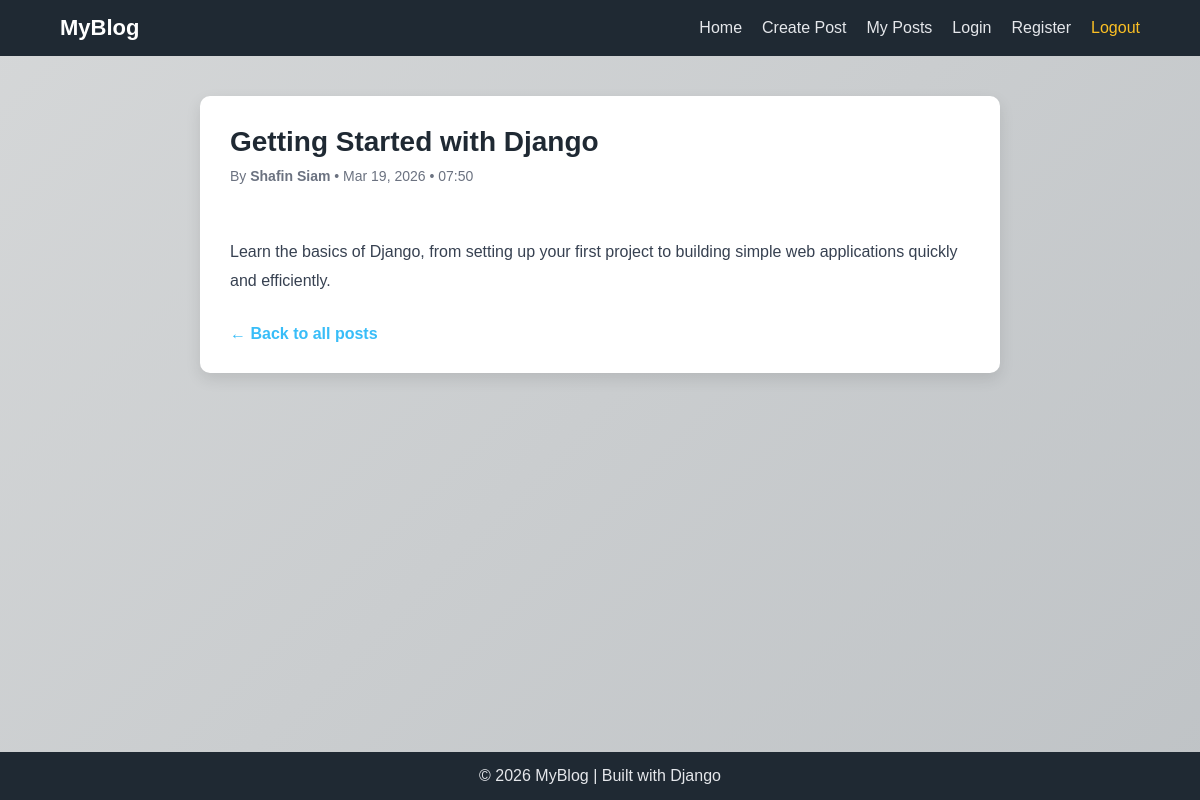
Page /post_detail/1 on the committed database.
### blogapp/models.py (models this page shows, shortened)
class Post(models.Model):
    title = models.CharField(max_length=100)
    description = models.TextField()
    created_by = models.ForeignKey(User, on_delete=models.CASCADE)
    created_at = models.DateTimeField(auto_now_add=True)

### blogapp/views.py (the view)
# urls.py: path('post_detail/<int:post_id>', views.post_detail,name='post_detail'),
def post_detail(request, post_id):
    post = get_object_or_404(Post, id=post_id)
    return render(request, 'posts/post_details.html', {'post': post})

### blogapp/templates/posts/post_details.html (shortened to what this page needs)
{% extends "base.html" %}
{% block content %}
<div class="post-wrapper">
    <h1 class="post-title">{{ post.title }}</h1>
    <div class="post-meta">
        By <strong>
            {{ post.created_by.first_name }} {{ post.created_by.last_name }}
        </strong>
        • {{ post.created_at|date:"M d, Y • H:i" }}
    </div>
    <div class="post-content">
        {{ post.description }}
    </div>
    <a href="{% url 'home' %}" class="back-link">← Back to all posts</a>
</div>
{% endblock %}

### blogapp/templates/posts/post_details.html (style rules this page uses)
body { background: linear-gradient(135deg, #d5d7d8 0%, #bfc3c6 100%); }
.post-wrapper { max-width: 800px; margin: auto; background: #ffffff; padding: 30px; border-radius: 10px; box-shadow: 0 6px 15px rgba(0,0,0,0.1); }
.post-title { font-size: 28px; margin-bottom: 10px; color: #1f2933; }
.post-meta { font-size: 14px; color: #6b7280; margin-bottom: 25px; }
.post-content { font-size: 16px; line-height: 1.8; color: #374151; white-space: pre-line; }
.back-link { display: inline-block; margin-top: 30px; text-decoration: none; color: #38bdf8; font-weight: bold; }

### blogapp/templates/base.html (style rules this page uses)
* { margin: 0; padding: 0; box-sizing: border-box; font-family: Arial, sans-serif; }
body { min-height: 100vh; display: flex; flex-direction: column; background-color: #d5d7d8; }

### rows in the picture
Post: title "Getting Started with Django", created_by.first_name "Shafin", created_by.last_name "Siam", created_at "Mar 19, 2026 • 07:50", description "Learn the basics of Django, from setting up your first project to building simple web applications quickly and efficiently."
